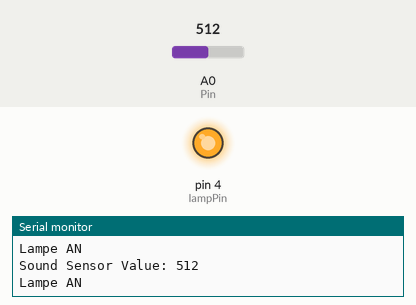
Bench run of a sketch on a simulated Arduino Uno, built with avr-gcc and run on an emulated ATmega328P. Shown: output pins drawn as LEDs (lit = HIGH), the last lines printed to the serial monitor. The inputs (shaded band) are chosen by the test bench; at power-on: A0 (Pin) = 512.

Above: at 1.2 s.
1.3 s: A0 (Pin) set to 333
2.8 s: A0 (Pin) set to 305
At 3.6 s:
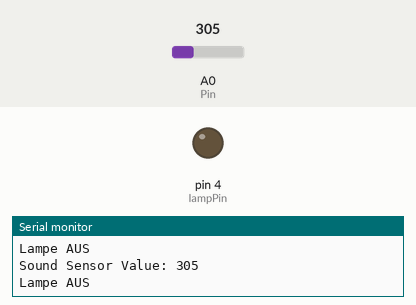
4.3 s: A0 (Pin) set to 330
At 5.0 s:
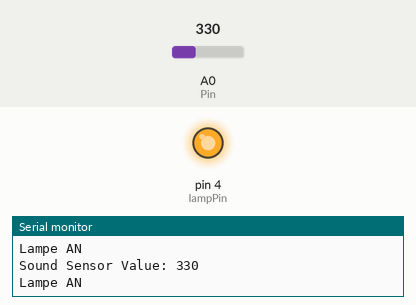
5.8 s: A0 (Pin) set to 310
At 6.5 s:
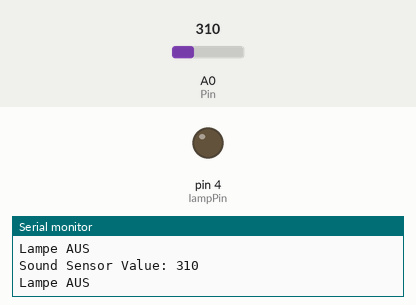
Timing chart, 0 to 8.3 s (numbered marks = the images above; inputs shaded):
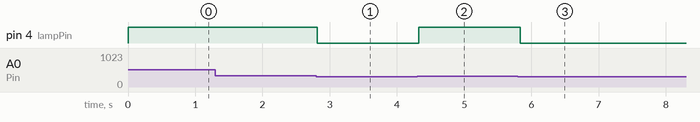

The sketch:

Soundsensor1.ino.ino
```cpp
// Pin-Definitionen
const int Pin = A0;
const int lampPin = 4;
int soundValue = 0;

void setup() {
  pinMode(lampPin, OUTPUT);
  digitalWrite(lampPin, LOW);

  Serial.begin(9600);
}

void loop() {
  // Sound-Wert vom analogen Pin lesen
  soundValue = analogRead(Pin);

  // Sound-Wert im seriellen Monitor ausgeben
  Serial.print("Sound Sensor Value: ");
  Serial.println(soundValue);

  // Wenn der Sound-Wert > 360 ist, Lampe einschalten
  if (soundValue > 320) {
    digitalWrite(lampPin, HIGH);  // Lampe/LED an
    Serial.println("Lampe AN");
  } else {
    digitalWrite(lampPin, LOW);   // Lampe/LED aus
    Serial.println("Lampe AUS");
  }


  delay(100);
}
```

Measured:
- the behaviour switches between 321 and 320 on A0 (Pin) (found by bisection; images 0 and 1)
- after the input at 2.8 s, pin 4 (lampPin): HIGH → LOW at once
- after the input at 4.3 s, pin 4 (lampPin): LOW → HIGH at once
- after the input at 5.8 s, pin 4 (lampPin): HIGH → LOW at once
